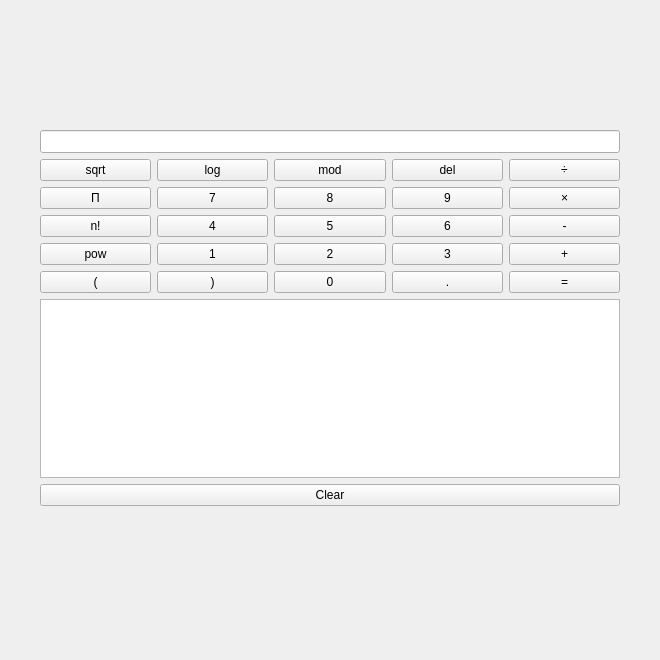
<?xml version="1.0" encoding="UTF-8"?>
<ui version="4.0">
 <class>widget</class>
 <widget class="QWidget" name="widget">
  <property name="geometry">
   <rect>
    <x>0</x>
    <y>0</y>
    <width>660</width>
    <height>660</height>
   </rect>
  </property>
  <property name="minimumSize">
   <size>
    <width>605</width>
    <height>500</height>
   </size>
  </property>
  <property name="maximumSize">
   <size>
    <width>660</width>
    <height>660</height>
   </size>
  </property>
  <property name="windowTitle">
   <string>Caculator</string>
  </property>
  <widget class="QWidget" name="layoutWidget">
   <property name="geometry">
    <rect>
     <x>40</x>
     <y>130</y>
     <width>580</width>
     <height>376</height>
    </rect>
   </property>
   <layout class="QVBoxLayout" name="verticalLayout_2">
    <item>
     <widget class="QLineEdit" name="lineEdit_2">
      <property name="font">
       <font>
        <family>Arial</family>
        <pointsize>10</pointsize>
       </font>
      </property>
      <property name="tabletTracking">
       <bool>false</bool>
      </property>
     </widget>
    </item>
    <item>
     <layout class="QHBoxLayout" name="horizontalLayout_6">
      <item>
       <widget class="QPushButton" name="pushButton_25">
        <property name="text">
         <string>sqrt</string>
        </property>
       </widget>
      </item>
      <item>
       <widget class="QPushButton" name="pushButton_26">
        <property name="text">
         <string>log</string>
        </property>
       </widget>
      </item>
      <item>
       <widget class="QPushButton" name="pushButton_28">
        <property name="text">
         <string>mod</string>
        </property>
       </widget>
      </item>
      <item>
       <widget class="QPushButton" name="pushButton_27">
        <property name="text">
         <string>del</string>
        </property>
       </widget>
      </item>
      <item>
       <widget class="QPushButton" name="pushButton_29">
        <property name="text">
         <string>÷</string>
        </property>
       </widget>
      </item>
     </layout>
    </item>
    <item>
     <layout class="QHBoxLayout" name="horizontalLayout_4">
      <item>
       <widget class="QPushButton" name="pushButton_21">
        <property name="text">
         <string>Π</string>
        </property>
       </widget>
      </item>
      <item>
       <widget class="QPushButton" name="pushButton_11">
        <property name="text">
         <string>7</string>
        </property>
       </widget>
      </item>
      <item>
       <widget class="QPushButton" name="pushButton_12">
        <property name="text">
         <string>8</string>
        </property>
       </widget>
      </item>
      <item>
       <widget class="QPushButton" name="pushButton_13">
        <property name="text">
         <string>9</string>
        </property>
       </widget>
      </item>
      <item>
       <widget class="QPushButton" name="pushButton_17">
        <property name="text">
         <string>×</string>
        </property>
       </widget>
      </item>
     </layout>
    </item>
    <item>
     <layout class="QHBoxLayout" name="horizontalLayout_3">
      <item>
       <widget class="QPushButton" name="pushButton_22">
        <property name="text">
         <string>n!</string>
        </property>
       </widget>
      </item>
      <item>
       <widget class="QPushButton" name="pushButton_6">
        <property name="text">
         <string>4</string>
        </property>
       </widget>
      </item>
      <item>
       <widget class="QPushButton" name="pushButton_9">
        <property name="text">
         <string>5</string>
        </property>
       </widget>
      </item>
      <item>
       <widget class="QPushButton" name="pushButton_10">
        <property name="text">
         <string>6</string>
        </property>
       </widget>
      </item>
      <item>
       <widget class="QPushButton" name="pushButton_18">
        <property name="text">
         <string>-</string>
        </property>
       </widget>
      </item>
     </layout>
    </item>
    <item>
     <layout class="QHBoxLayout" name="horizontalLayout">
      <item>
       <widget class="QPushButton" name="pushButton_23">
        <property name="text">
         <string>pow</string>
        </property>
       </widget>
      </item>
      <item>
       <widget class="QPushButton" name="pushButton_3">
        <property name="text">
         <string>1</string>
        </property>
       </widget>
      </item>
      <item>
       <widget class="QPushButton" name="pushButton_4">
        <property name="text">
         <string>2</string>
        </property>
       </widget>
      </item>
      <item>
       <widget class="QPushButton" name="pushButton_5">
        <property name="text">
         <string>3</string>
        </property>
       </widget>
      </item>
      <item>
       <widget class="QPushButton" name="pushButton_19">
        <property name="text">
         <string>+</string>
        </property>
       </widget>
      </item>
     </layout>
    </item>
    <item>
     <layout class="QHBoxLayout" name="horizontalLayout_5">
      <item>
       <widget class="QPushButton" name="pushButton_24">
        <property name="text">
         <string>(</string>
        </property>
       </widget>
      </item>
      <item>
       <widget class="QPushButton" name="pushButton_16">
        <property name="text">
         <string>)</string>
        </property>
       </widget>
      </item>
      <item>
       <widget class="QPushButton" name="pushButton_14">
        <property name="text">
         <string>0</string>
        </property>
       </widget>
      </item>
      <item>
       <widget class="QPushButton" name="pushButton_15">
        <property name="text">
         <string>.</string>
        </property>
       </widget>
      </item>
      <item>
       <widget class="QPushButton" name="pushButton_20">
        <property name="text">
         <string>=</string>
        </property>
       </widget>
      </item>
     </layout>
    </item>
    <item>
     <widget class="QTextEdit" name="textEdit_2"/>
    </item>
    <item>
     <widget class="QPushButton" name="pushButton_30">
      <property name="text">
       <string>Clear</string>
      </property>
     </widget>
    </item>
   </layout>
  </widget>
 </widget>
 <resources/>
 <connections>
  <connection>
   <sender>pushButton_30</sender>
   <signal>clicked()</signal>
   <receiver>textEdit_2</receiver>
   <slot>clear()</slot>
   <hints>
    <hint type="sourcelabel">
     <x>243</x>
     <y>439</y>
    </hint>
    <hint type="destinationlabel">
     <x>244</x>
     <y>387</y>
    </hint>
   </hints>
  </connection>
 </connections>
</ui>
